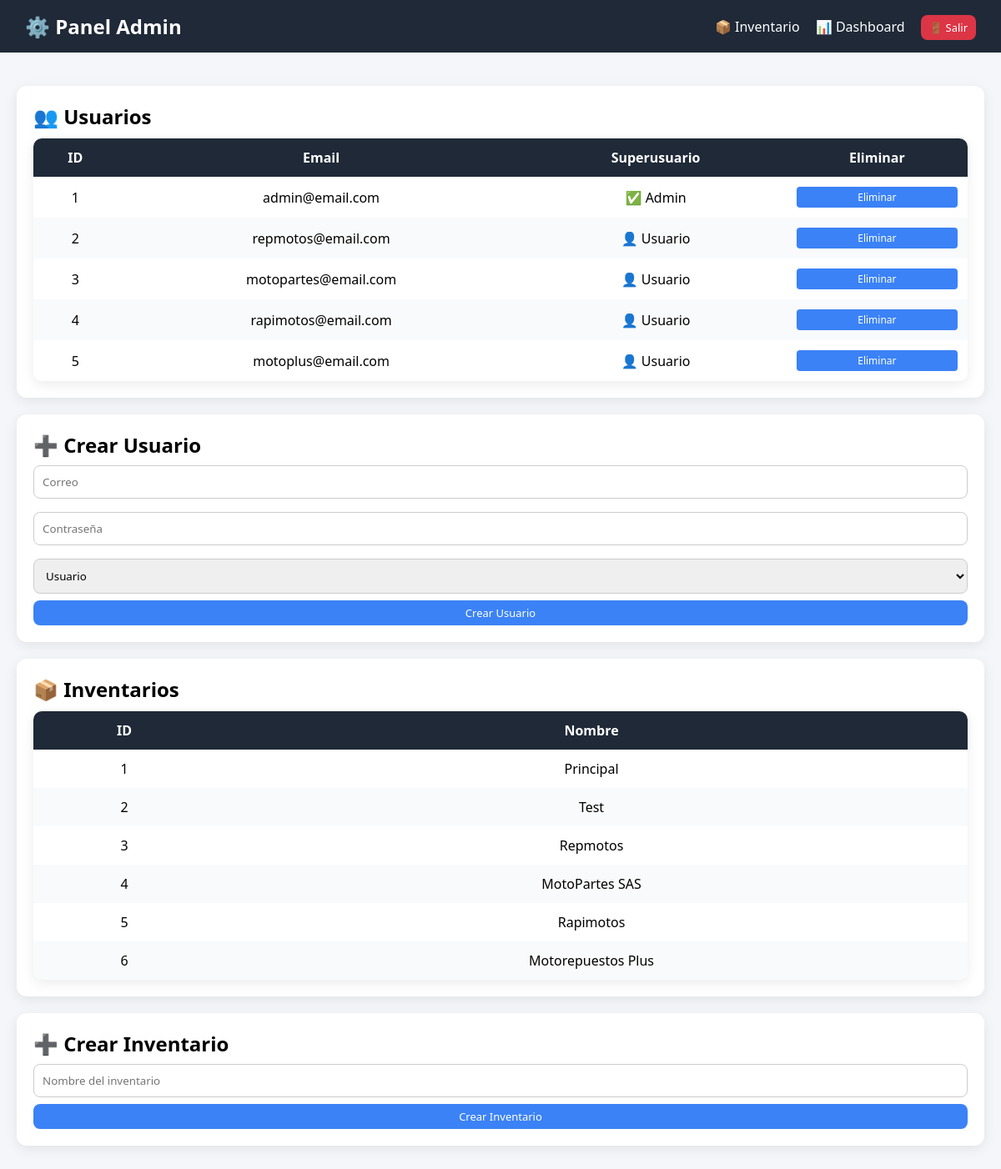
Screenshot of /admin_panel/ (signed in) with the database file from the repository.
### inventario_app/models.py (models this page shows, shortened)
class Inventario(models.Model):
    nombre = models.CharField(max_length=120)

### inventario_app/views.py (the view)
# urls.py: path('admin_panel/', views.admin_view, name='admin_panel'),
@login_required
def admin_view(request):
    if not request.user.is_superuser:
        messages.error(request, 'No tienes permisos de administrador')
        return redirect('index')
    usuarios = User.objects.all()
    inventarios = Inventario.objects.all()
    return render(request, 'inventario_app/admin.html', {
        'usuarios': usuarios,
        'inventarios': inventarios
    })

### inventario_app/templates/inventario_app/admin.html (shortened to what this page needs)
<!DOCTYPE html>
<html>
<head>
    {% load static %}
    <link rel="stylesheet" href="{% static 'style.css' %}">
</head>
<body>
    <div class="navbar">
        <h2>⚙️ Panel Admin</h2>
        <div>
            <a href="{% url 'index' %}">📦 Inventario</a>
            <a href="{% url 'dashboard' %}">📊 Dashboard</a>
            <a href="{% url 'logout' %}" class="btn btn-danger">🚪 Salir</a>
        </div>
    </div>
    <div class="container">
        <div class="card">
            <h2>👥 Usuarios</h2>
            <table>
                <thead>
                    <tr>
                        <th>ID</th>
                        <th>Email</th>
                        <th>Superusuario</th>
                        <th>Eliminar</th>
                    </tr>
                </thead>
                <tbody>
                    {% for u in usuarios %}
                    <tr>
                        <td>{{ u.id }}</td>
                        <td>{{ u.email }}</td>
                        <td>{% if u.is_superuser %}✅ Admin{% else %}👤 Usuario{% endif %}</td>
                        <td>
                            <a href="{% url 'eliminar_usuario' u.id %}"
                               onclick="return confirm('¿Seguro que deseas eliminar este usuario?')">
                               <button class="btn-danger btn-xs">Eliminar</button>
                            </a>
                        </td>
                    </tr>
                    {% endfor %}
                </tbody>
            </table>
        </div>
        <div class="card">
            <h2>➕ Crear Usuario</h2>
            <form method="POST" action="{% url 'crear_usuario_admin' %}">
                <input type="email" name="email" placeholder="Correo" required>
                <input type="password" name="password" placeholder="Contraseña" required>
                <select name="rol">
                    <option value="usuario">Usuario</option>
                </select>
                <button class="btn btn-primary">Crear Usuario</button>
            </form>
        </div>
        <div class="card">
            <h2>📦 Inventarios</h2>
            <table>
                <thead><tr><th>ID</th><th>Nombre</th></tr></thead>
                <tbody>
                    {% for inv in inventarios %}
                    <tr><td>{{ inv.id }}</td><td>{{ inv.nombre }}</td></tr>
                    {% endfor %}
                </tbody>
            </table>
        </div>
        <div class="card">
            <h2>➕ Crear Inventario</h2>
            <form method="POST" action="{% url 'crear_inventario' %}">
                <input type="text" name="nombre" placeholder="Nombre del inventario" required>
                <button class="btn btn-success">Crear Inventario</button>
            </form>
        </div>
    </div>
</body>
</html>

### static/style.css (style rules this page uses)
* { margin: 0; padding: 0; box-sizing: border-box; font-family: 'Segoe UI', Tahoma, Geneva, Verdana, sans-serif; }
body { background: #f4f6f9; }
.navbar { display: flex; justify-content: space-between; align-items: center; background: #1f2937; color: white; padding: 15px 30px; }
.navbar h2 { display: flex; align-items: center; gap: 10px; }
.navbar a { color: white; text-decoration: none; margin-left: 15px; font-weight: 500; }
.container { padding: 20px; }
.card { background: white; padding: 20px; margin: 20px 0; border-radius: 12px; box-shadow: 0px 4px 15px rgba(0,0,0,0.08); }
.card input, .card select { width: 100%; padding: 10px; margin: 8px 0; border-radius: 8px; border: 1px solid #ccc; }
.btn { padding: 6px 10px; border-radius: 8px; border: none; cursor: pointer; font-size: 13px; }
.btn-primary { background: #3b82f6; color: white; }
.btn-success { background: #10b981; color: white; }
.btn-danger { background: #ef4444; color: white; }
.btn-xs { padding: 4px 8px; font-size: 12px; }
.card button { width: 100%; background: #3b82f6; color: white; }
table { width: 100%; border-collapse: collapse; margin-top: 10px; background: white; border-radius: 10px; overflow: hidden; box-shadow: 0px 4px 15px rgba(0,0,0,0.08); }
table thead { background: #1f2937; color: white; }
table th, table td { padding: 12px; text-align: center; }
table tr:nth-child(even) { background: #f9fafb; }

### inventario_app/templates/inventario_app/admin.html (style rules this page uses)
.btn-xs { padding: 4px 8px; font-size: 12px; cursor: pointer; border: none; border-radius: 4px; }
.btn-primary { background: #007bff; color: white; }
.btn-danger { background: #dc3545; color: white; }
.btn-success { background: #28a745; color: white; }

### rows the page displays
Inventario: id "1", nombre "Principal"
Inventario: id "2", nombre "Test"
Inventario: id "3", nombre "Repmotos"
Inventario: id "4", nombre "MotoPartes SAS"
Inventario: id "5", nombre "Rapimotos"
Inventario: id "6", nombre "Motorepuestos Plus"

### other values shown
{{ u.id }} "1"
{{ u.email }} "admin@email.com"
{{ u.id }} "2"
{{ u.email }} "repmotos@email.com"
{{ u.id }} "3"
{{ u.email }} "motopartes@email.com"
{{ u.id }} "4"
{{ u.email }} "rapimotos@email.com"
{{ u.id }} "5"
{{ u.email }} "motoplus@email.com"
